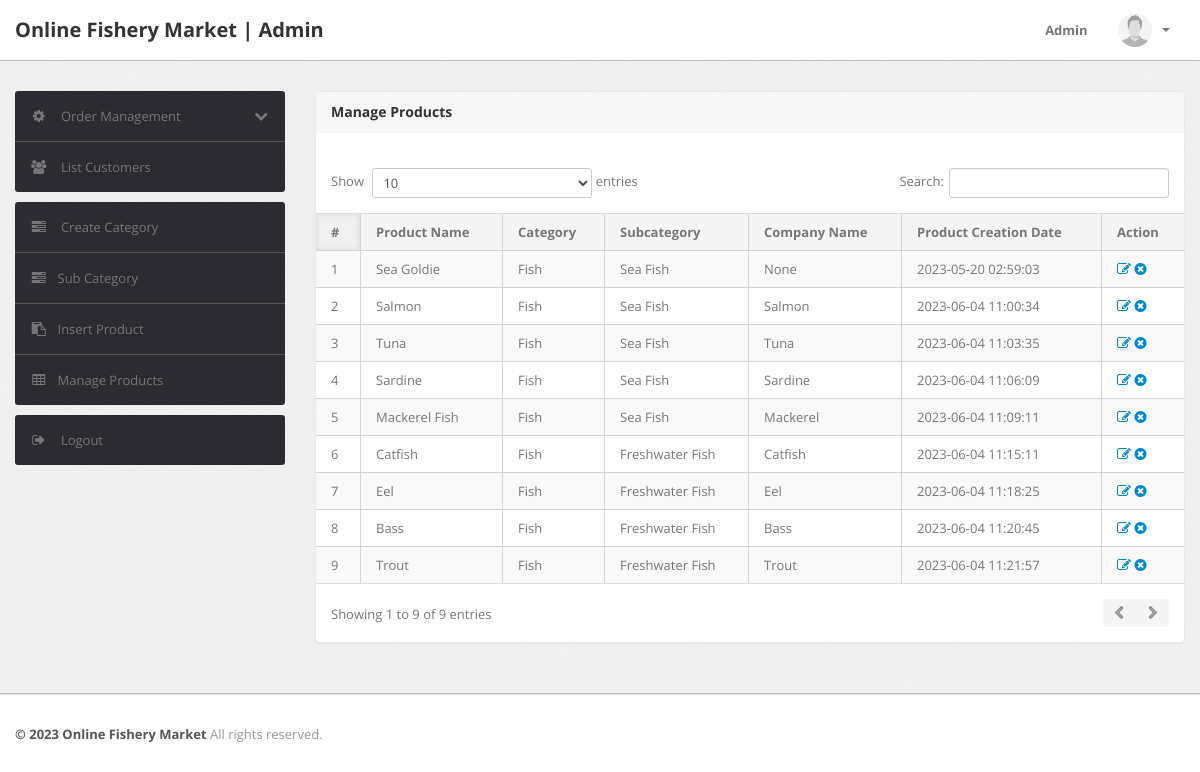
Screenshot of /css/admin/manage-products.php (signed in) with the database file from the repository.
### tables this page shows
CREATE TABLE `products` (
  `id` int(11) NOT NULL,
  `category` int(11) NOT NULL,
  `subCategory` int(11) DEFAULT NULL,
  `productName` varchar(255) DEFAULT NULL,
  `productCompany` varchar(255) DEFAULT NULL,
  `productPrice` int(11) DEFAULT NULL,
  `productPriceBeforeDiscount` int(11) DEFAULT NULL,
  `productDescription` longtext DEFAULT NULL,
  `productImage1` varchar(255) DEFAULT NULL,
  `productImage2` varchar(255) DEFAULT NULL,
  `productImage3` varchar(255) DEFAULT NULL,
  `shippingCharge` int(11) DEFAULT NULL,
  `productAvailability` varchar(255) DEFAULT NULL,
  `postingDate` timestamp NULL DEFAULT current_timestamp(),
  `updationDate` varchar(255) DEFAULT NULL
);

CREATE TABLE `category` (
  `id` int(11) NOT NULL,
  `categoryName` varchar(255) DEFAULT NULL,
  `categoryDescription` longtext DEFAULT NULL,
  `creationDate` timestamp NOT NULL DEFAULT current_timestamp(),
  `updationDate` varchar(255) DEFAULT NULL
);

CREATE TABLE `subcategory` (
  `id` int(11) NOT NULL,
  `categoryid` int(11) DEFAULT NULL,
  `subcategory` varchar(255) DEFAULT NULL,
  `creationDate` timestamp NULL DEFAULT current_timestamp(),
  `updationDate` varchar(255) DEFAULT NULL
);

### css/admin/manage-products.php (the view, shortened to what this page needs)
<?php
include('include/config.php');
if(strlen($_SESSION['alogin'])==0)
	{
header('location:index.php');
}
else{
?>
<!DOCTYPE html>
<html lang="en">
<head>
	<link type="text/css" href="bootstrap/css/bootstrap.min.css" rel="stylesheet">
	<link type="text/css" href="bootstrap/css/bootstrap-responsive.min.css" rel="stylesheet">
	<link type="text/css" href="css/theme.css" rel="stylesheet">
	<link type="text/css" href="images/icons/css/font-awesome.css" rel="stylesheet">
</head>
<body>
<?php include('include/header.php');?>
	<div class="wrapper">
		<div class="container">
			<div class="row">
<?php include('include/sidebar.php');?>
			<div class="span9">
					<div class="content">
	<div class="module">
							<div class="module-head">
								<h3>Manage Products</h3>
							</div>
							<div class="module-body table">
									<br />
								<table cellpadding="0" cellspacing="0" border="0" class="datatable-1 table table-bordered table-striped	 display" width="100%">
									<thead>
										<tr>
											<th>#</th>
											<th>Product Name</th>
											<th>Category </th>
											<th>Subcategory</th>
											<th>Company Name</th>
											<th>Product Creation Date</th>
											<th>Action</th>
										</tr>
									</thead>
									<tbody>
<?php $query=mysqli_query($con,"select products.*,category.categoryName,subcategory.subcategory from products join category on category.id=products.category join subcategory on subcategory.id=products.subCategory");
$cnt=1;
while($row=mysqli_fetch_array($query))
{
?>
										<tr>
											<td><?php echo htmlentities($cnt);?></td>
											<td><?php echo htmlentities($row['productName']);?></td>
											<td><?php echo htmlentities($row['categoryName']);?></td>
											<td> <?php echo htmlentities($row['subcategory']);?></td>
											<td><?php echo htmlentities($row['productCompany']);?></td>
											<td><?php echo htmlentities($row['postingDate']);?></td>
											<td>
											<a href="edit-products.php?id=<?php echo $row['id']?>" ><i class="icon-edit"></i></a>
											<a href="manage-products.php?id=<?php echo $row['id']?>&del=delete" onClick="return confirm('Are you sure you want to delete?')"><i class="icon-remove-sign"></i></a></td>
										</tr>
										<?php $cnt=$cnt+1; } ?>
								</table>
							</div>
						</div>
					</div>
				</div>
			</div>
		</div>
	</div>
<?php include('include/footer.php');?>
</body>
<?php } ?>

### rows the page displays
products: productName "Sea Goldie", category.categoryName "Fish", subcategory.subcategory "Sea Fish", productCompany "None", postingDate "2023-05-20 02:59:03"
products: productName "Salmon", category.categoryName "Fish", subcategory.subcategory "Sea Fish", productCompany "Salmon", postingDate "2023-06-04 11:00:34"
products: productName "Tuna", category.categoryName "Fish", subcategory.subcategory "Sea Fish", productCompany "Tuna", postingDate "2023-06-04 11:03:35"
products: productName "Sardine", category.categoryName "Fish", subcategory.subcategory "Sea Fish", productCompany "Sardine", postingDate "2023-06-04 11:06:09"
products: productName "Mackerel Fish", category.categoryName "Fish", subcategory.subcategory "Sea Fish", productCompany "Mackerel", postingDate "2023-06-04 11:09:11"
products: productName "Catfish", category.categoryName "Fish", subcategory.subcategory "Freshwater Fish", productCompany "Catfish", postingDate "2023-06-04 11:15:11"
products: productName "Eel", category.categoryName "Fish", subcategory.subcategory "Freshwater Fish", productCompany "Eel", postingDate "2023-06-04 11:18:25"
products: productName "Bass", category.categoryName "Fish", subcategory.subcategory "Freshwater Fish", productCompany "Bass", postingDate "2023-06-04 11:20:45"
products: productName "Trout", category.categoryName "Fish", subcategory.subcategory "Freshwater Fish", productCompany "Trout", postingDate "2023-06-04 11:21:57"
